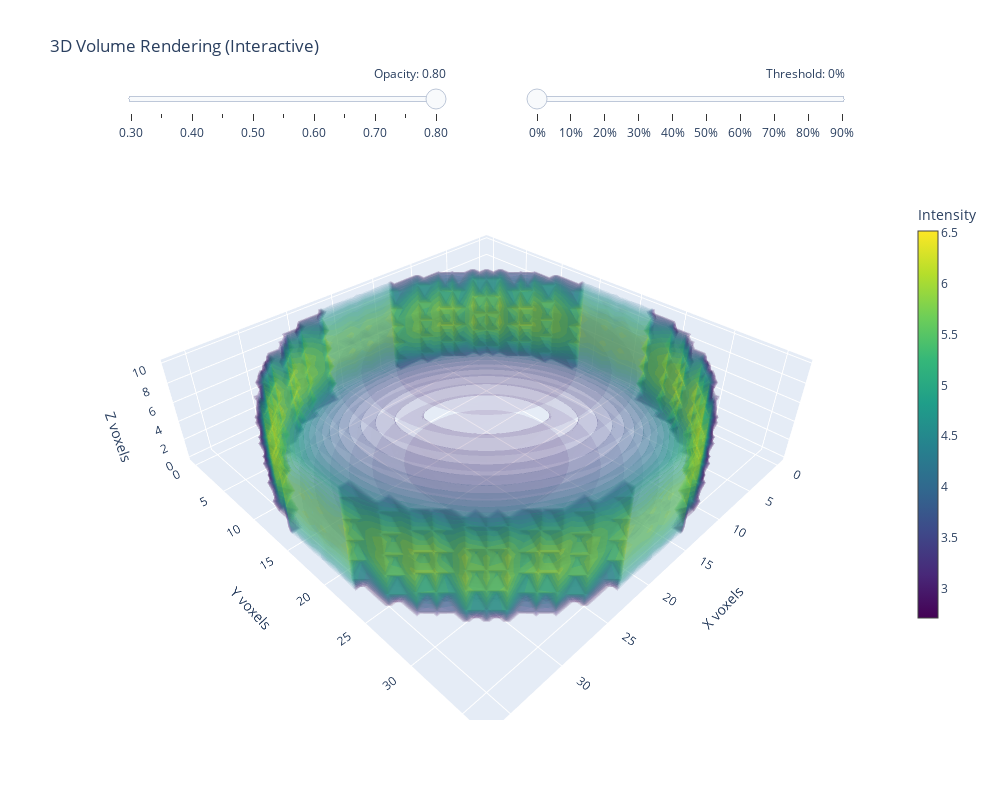

The notebook cell this image was saved under:
### Markdown cell above
## 2. Interactive 3D Volume Visualization

### Code cell
# Create 3D volume plot using Volume trace (better for continuous data)
print(f"Volume stats: min={data_np.min():.2e}, max={data_np.max():.2e}, mean={data_np.mean():.2e}")

# For masked data: use only non-zero values for volume rendering
mask_vol = data_np > 0
if mask_vol.any():
    vmin_data = data_np[mask_vol].min()
    vmax_data = data_np[mask_vol].max()
    print(f"Volume range (non-zero values): [{vmin_data:.3e}, {vmax_data:.3e}]")
else:
    vmin_data = data_np.min()
    vmax_data = data_np.max()

# Create proper 3D coordinate grids
X, Y, Z = np.mgrid[0:nx, 0:ny, 0:nz]

# Interactive Volume rendering with sliders
fig = go.Figure()

fig.add_trace(go.Volume(
    x=X.flatten(),
    y=Y.flatten(),
    z=Z.flatten(),
    value=data_np.flatten(),
    isomin=vmin_data,
    isomax=vmax_data,
    opacity=0.1,  # Will be controlled by slider
    surface_count=21,
    colorscale='Viridis',
    showscale=True,
    colorbar=dict(
        title="Intensity",
        thickness=20,
        len=0.7,
        x=1.02
    ),
    caps=dict(x_show=False, y_show=False, z_show=False)
))

# Create sliders for interactive control
sliders = [
    # Opacity slider
    dict(
        active=10,  # Initial opacity = 0.1
        yanchor="top",
        y=1.15,
        xanchor="left",
        currentvalue=dict(
            prefix="Opacity: ",
            visible=True,
            xanchor="right"
        ),
        pad=dict(t=50),
        len=0.4,
        x=0.05,
        steps=[
            dict(
                method="restyle",
                args=[{"opacity": [i/100]}],
                label=f"{i/100:.2f}"
            ) for i in range(30, 81, 5)  # 0.01 to 0.50 in steps of 0.05
        ]
    ),
    # Threshold slider (more impactful)
    dict(
        active=0,  # Initial threshold = 0% (show all)
        yanchor="top",
        y=1.15,
        xanchor="left",
        currentvalue=dict(
            prefix="Threshold: ",
            visible=True,
            xanchor="right"
        ),
        pad=dict(t=50),
        len=0.4,
        x=0.55,
        steps=[
            dict(
                method="restyle",
                args=[{"isomin": [vmin_data + (i/100) * (vmax_data - vmin_data)]}],
                label=f"{i}%"
            ) for i in range(0, 91, 10)  # 0% to 90% in steps of 10%
        ]
    )
]

fig.update_layout(
    sliders=sliders,
    title='3D Volume Rendering (Interactive)',
    scene=dict(
        xaxis_title='X voxels',
        yaxis_title='Y voxels',
        zaxis_title='Z voxels',
        aspectmode='data',
        camera=dict(
            eye=dict(x=1.5, y=1.5, z=1.5)
        )
    ),
    height=800,
    width=1000
)
fig.show()

print("\nInteractive controls:")
print("- Left slider: Adjust opacity (transparency)")
print("- Right slider: Adjust threshold (hide low-intensity regions)")
print("  * 0% = show everything")
print("  * 50% = only show regions above 50% of max intensity")
print("  * 90% = only show highest intensity regions")

### Figure 1 — Plotly figure (JSON) as saved in the notebook; plotly's stock layout.template omitted (floating-point values rounded to 4 significant figures; data arrays with more than 128 entries replaced by an {"elided": "..."} marker saying what was removed)
{"data": [{"caps": {"x": {"show": false}, "y": {"show": false}, "z": {"show": false}}, "colorbar": {"len": 0.7, "thickness": 20, "title": {"text": "Intensity"}, "x": 1.02}, "colorscale": [[0, "#440154"], [0.1111, "#482878"], [0.2222, "#3e4989"], [0.3333, "#31688e"], [0.4444, "#26828e"], [0.5556, "#1f9e89"], [0.6667, "#35b779"], [0.7778, "#6ece58"], [0.8889, "#b5de2b"], [1, "#fde725"]], "isomax": 6.523, "isomin": 2.717, "opacity": 0.1, "showscale": true, "surface": {"count": 21}, "type": "volume", "value": {"elided": "15059 float values"}, "x": {"elided": "15059 int values"}, "y": {"elided": "15059 int values"}, "z": {"elided": "15059 int values"}}], "layout": {"height": 800, "scene": {"aspectmode": "data", "camera": {"eye": {"x": 1.5, "y": 1.5, "z": 1.5}}, "xaxis": {"title": {"text": "X voxels"}}, "yaxis": {"title": {"text": "Y voxels"}}, "zaxis": {"title": {"text": "Z voxels"}}}, "sliders": [{"active": 10, "currentvalue": {"prefix": "Opacity: ", "visible": true, "xanchor": "right"}, "len": 0.4, "pad": {"t": 50}, "steps": [{"args": [{"opacity": [0.3]}], "label": "0.30", "method": "restyle"}, {"args": [{"opacity": [0.35]}], "label": "0.35", "method": "restyle"}, {"args": [{"opacity": [0.4]}], "label": "0.40", "method": "restyle"}, {"args": [{"opacity": [0.45]}], "label": "0.45", "method": "restyle"}, {"args": [{"opacity": [0.5]}], "label": "0.50", "method": "restyle"}, {"args": [{"opacity": [0.55]}], "label": "0.55", "method": "restyle"}, {"args": [{"opacity": [0.6]}], "label": "0.60", "method": "restyle"}, {"args": [{"opacity": [0.65]}], "label": "0.65", "method": "restyle"}, {"args": [{"opacity": [0.7]}], "label": "0.70", "method": "restyle"}, {"args": [{"opacity": [0.75]}], "label": "0.75", "method": "restyle"}, {"args": [{"opacity": [0.8]}], "label": "0.80", "method": "restyle"}], "x": 0.05, "xanchor": "left", "y": 1.15, "yanchor": "top"}, {"active": 0, "currentvalue": {"prefix": "Threshold: ", "visible": true, "xanchor": "right"}, "len": 0.4, "pad": {"t": 50}, "steps": [{"args": [{"isomin": [2.717]}], "label": "0%", "method": "restyle"}, {"args": [{"isomin": [3.097]}], "label": "10%", "method": "restyle"}, {"args": [{"isomin": [3.478]}], "label": "20%", "method": "restyle"}, {"args": [{"isomin": [3.859]}], "label": "30%", "method": "restyle"}, {"args": [{"isomin": [4.239]}], "label": "40%", "method": "restyle"}, {"args": [{"isomin": [4.62]}], "label": "50%", "method": "restyle"}, {"args": [{"isomin": [5.001]}], "label": "60%", "method": "restyle"}, {"args": [{"isomin": [5.381]}], "label": "70%", "method": "restyle"}, {"args": [{"isomin": [5.762]}], "label": "80%", "method": "restyle"}, {"args": [{"isomin": [6.142]}], "label": "90%", "method": "restyle"}], "x": 0.55, "xanchor": "left", "y": 1.15, "yanchor": "top"}], "title": {"text": "3D Volume Rendering (Interactive)"}, "width": 1000}}
